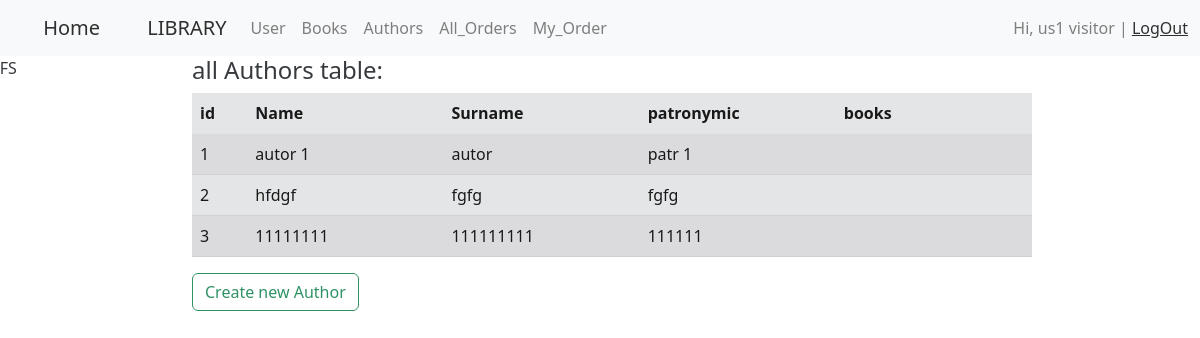
The page /author/ (signed in) on the database its author committed.
### authentication/models.py (models this page shows, shortened)
class CustomUser(AbstractBaseUser):
    email = models.EmailField(
        verbose_name='email address',
        max_length=255,
        unique=True,
    )
    first_name = models.CharField(max_length=20, default=None, blank=True)
    last_name = models.CharField(max_length=20, blank=True)
    middle_name = models.CharField(max_length=20, blank=True)
    created_at = models.DateTimeField(editable=False, auto_now=datetime.datetime.now())
    updated_at = models.DateTimeField(auto_now=datetime.datetime.now())
    role = models.IntegerField(choices=ROLE_CHOICES, default=0)
    is_active = models.BooleanField(default=True)
    is_admin = models.BooleanField(default=False)  # STAFF, superuser
    objects = MyUserManager()
    USERNAME_FIELD = 'email'
    REQUIRED_FIELDS = ['first_name']
    class Meta:         # for admin.menu
        verbose_name= 'Користувач'
        verbose_name_plural = 'Користувачі'

### author/models.py (models this page shows, shortened)
class Author(models.Model):
    name = models.CharField(blank = True, max_length=20, verbose_name="Ім'я")
    surname = models.CharField(blank = True, max_length=20, verbose_name='прізвище')
    patronymic = models.CharField(blank = True, max_length=20, verbose_name='по-батькові')
    id = models.AutoField(primary_key=True)
    class Meta:         # for admin.menu
        verbose_name= 'Автор'
        verbose_name_plural = 'Автори'
    @staticmethod
    def get_all():
        return Author.objects.all()

### author/views.py (the view)
# urls.py: path('', list_author, name='list_author'),
@login_required(login_url='login_url')
def list_author(request):
    return render(request, 'author/author_list.html', {'author': Author.get_all() } )

### author/templates/author/author_list.html (shortened to what this page needs)
{% extends 'base.html' %}
{% block sidebar  %}
<p>DFS</p>
{% endblock %}
{% block content %}
<h4>all Authors table:</h4>
<div class="col-md-10">
    <table class="table table-secondary table-striped">
        <thead class="border-bottom font-weight-bold">
        <tr>
            <th scope="col" style="width: 20px">id</th>
            <th scope="col" style="width: 110px">Name</th>
            <th scope="col" style="width: 110px">Surname</th>
            <th scope="col" style="width: 110px">patronymic</th>
            <th scope="col" style="width: 110px">books</th>
        </tr>
        </thead>
        {% for a in author %}
        <tr>
            <td>{{a.id}}</td>
            <td>{{a.name}}</td>
            <td>{{a.surname}}</td>
            <td>{{a.patronymic}}</td>
            <td>{{a.books}}</td>
        </tr>
        {% endfor %}
    </table>
    <a href="{% url 'add_author' %} ">
        <button type='submit' class="btn btn-outline-success"> Create new Author</button>
    </a>
</div>
{% endblock %}

### library/base.html (shortened to what this page needs)
<!DOCTYPE html>
<html lang="en">
<head>
    <link href="https://cdn.jsdelivr.net/npm/bootstrap@5.2.0/dist/css/bootstrap.min.css" rel="stylesheet"
>
</head>
<body>
<nav class="navbar navbar-expand-lg bg-light">
    <div class="container-fluid">
        <a class="navbar-brand" href="{% url 'home' %}">&#160;&nbsp;&nbsp; &#160; Home</a>
        <a class="navbar-brand" href="{% url 'list_books_main' %}">&#160;&nbsp;&nbsp; &#160; LIBRARY</a>
        <div class="collapse navbar-collapse" id="navbarNavAltMarkup">
            <div class="navbar-nav">
                <a class="nav-link" href="{% url 'list_users' %}">User</a>
                <a class="nav-link" href="{% url 'list_books' %}">Books</a>
                {% if request.user.is_authenticated %}
                <a class="nav-link" href="{% url 'list_author' %}">Authors</a>
                {% else %}
                <a class="nav-link disabled" href="#">Authors</a>
                {% endif %}
                <a class="nav-link" href="{% url 'list_orders' %}">All_Orders</a>
                <a class="nav-link" href="{% url 'my_orders' %}">My_Order</a>
            </div>
        </div>
        <span class="navbar-text" align="right">
            {% if request.user.is_authenticated %}
                Hi, {{ user.username }}  {{ user.first_name }} | <a href="{% url 'logout_url' %}">LogOut</a>
            {% else %}
                <a href="{%url 'register_url'%}">Register</a>|
                <a href="{%url 'login_url'%}">Login</a>
            {% endif %}
        </span>
    </div>
</nav>
<div class="row">
    <div class="list-group col-md-2">
        {% block sidebar %} {% endblock %}
    </div>
    <div class="list-group col-md-10">
        {% block content %} {% endblock %}
    </div>
</div>
</body>
</html>

### library/base.html (style rules this page uses)
span { text-align: right; }
body { background-image: url('https://thumbs.dreamstime.com/z/open-book-hardback-books-wooden-table-education-background-back-to-school-copy-space-text-75367702.jpg'); background-repeat: no-repeat; background-attachment: fixed; background-size: 100% 100%; opacity: 0.9; }

### rows shown on the page
CustomUser: first_name "us1 visitor"
Author: id "1", name "autor 1", surname "autor", patronymic "patr 1"
Author: id "2", name "hfdgf", surname "fgfg", patronymic "fgfg"
Author: id "3", name "11111111", surname "111111111", patronymic "111111"
